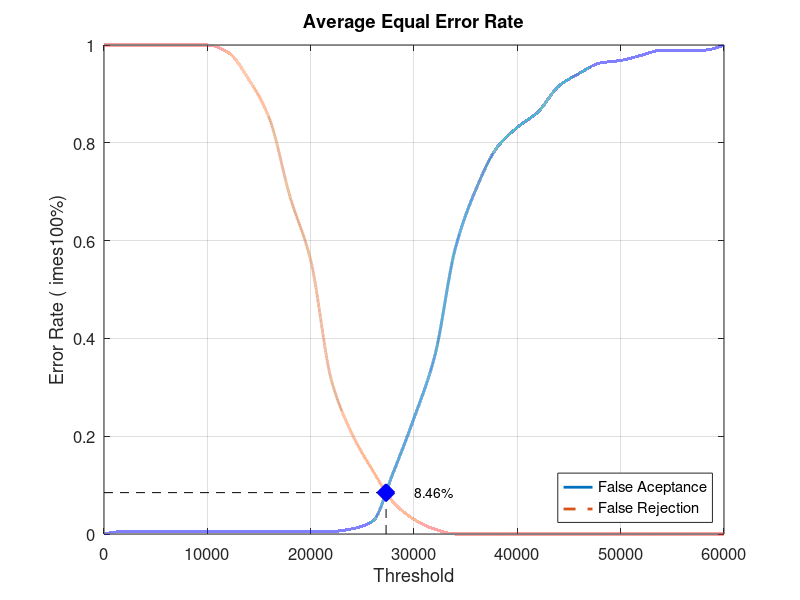
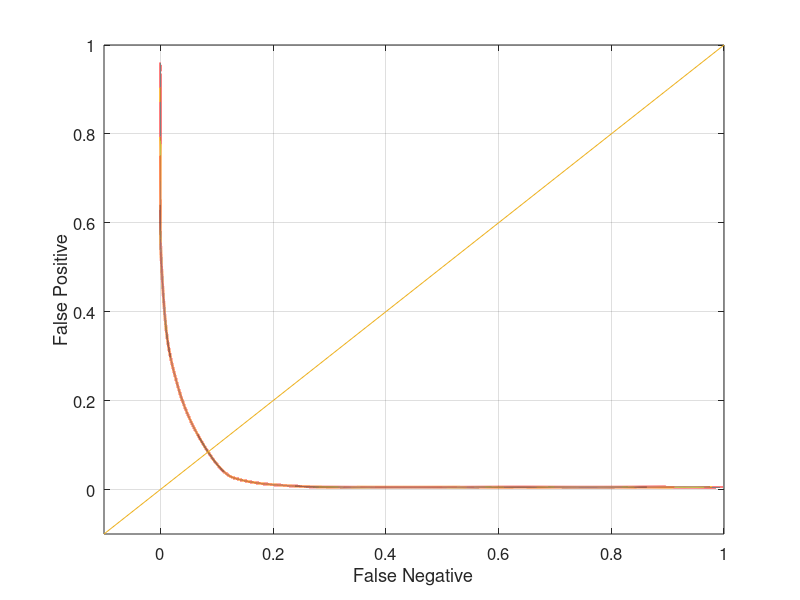

Here is the MATLAB script that generated these plots, in order:
close all;
clear;
clc;
x = 0:2000:60000;
xq = 0:0.5:60000;

y0 = [0 0.00526316 0.00526316 0.00526316 0.00526316 0.00526316 0.00526316 0.00526316 0.00526316 0.00526316 0.00526316 0.00526316 0.0105263 0.0263158 0.126316 0.236842 0.363158 0.584211 0.705263 0.789474 0.831579 0.863158 0.915789 0.942105 0.963158 0.968421 0.978947 0.989474 0.989474 0.989474 1]
yy0 = interp1(x, y0, xq, 'pchip');
y1 = [1 1 1 1 1 1 0.985 0.93 0.85 0.69 0.56 0.315 0.205 0.13 0.065 0.03 0.01 0 0 0 0 0 0 0 0 0 0 0 0 0 0]
yy1 = interp1(x, y1, xq, 'pchip');

% Calculating EER: 
y2 = abs(y0 - y1);
find(y2 == min(y2))
yy2 = abs(yy0 - yy1);
xEER = find(yy2 == min(yy2));
xEERIndex = xq(xEER) % X-axis EER
yEER = yy0(xEER) % Y-axis EER

main = figure
plot(xq, yy0,'-','LineWidth', 2);	hold on
plot(xq, yy1,'--','LineWidth', 2);	hold on
plot([xEERIndex xEERIndex], [0 yEER], 'k--');	hold on
plot([0 xEERIndex], [yEER yEER], 'k--');	hold on
plot(xEERIndex, yEER, 'bx', 'LineWidth', 10);	hold on
text(xEERIndex + 10 * xEERIndex / 100, yEER, [num2str(round((10000 * yEER)) / 100) '%'])
legend('False Aceptance', 'False Rejection', 'Location', 'SouthEast')
xlabel('Threshold')
ylabel('Error Rate (	imes100%)')
title('Average Equal Error Rate')
set(gca, 'FontSize', 12)
axis([0 60000 0 1])
grid on

print(main, 'Database4_1Main', '-dpng');
FNRxFPR = figure('Color', [1 1 1]);
plot(yy1, yy0, '-', yy1, yy0, 'LineWidth', 2);
hold on
y = -0.1:0.1:1
plot(y, y); 
set(gca, 'FontSize', 12)
xlabel('False Negative')
ylabel('False Positive')
axis([-0.1 1 -0.1 1])
set(gca, 'FontSize', 12)
grid on

print(FNRxFPR, 'Database4_1FNRxFPR','-dpng');
